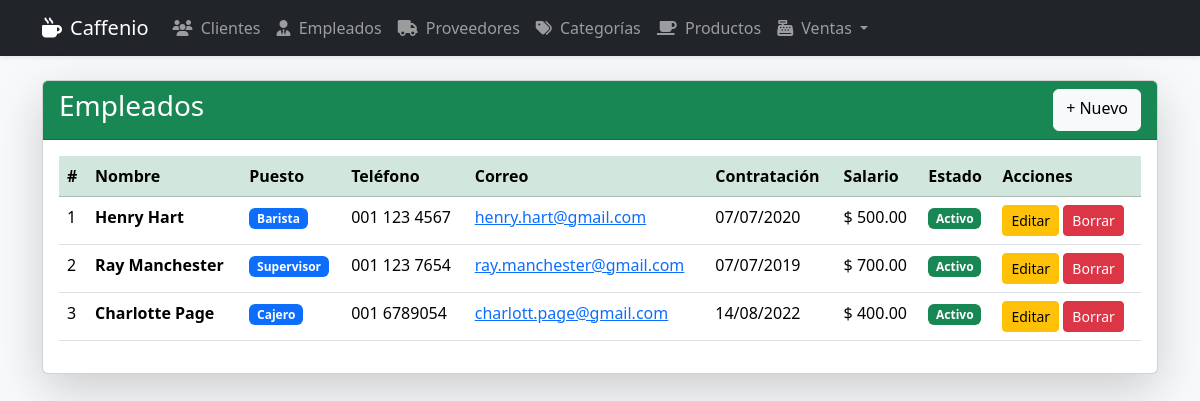
/empleados/, run on the app's committed database.
### app_Caffenio/models.py (models this page shows, shortened)
class Empleado(models.Model):
    nombre = models.CharField(max_length=100)
    puesto = models.CharField(max_length=20, choices=[('cajero', 'Cajero'), ('barista', 'Barista'), ('gerente', 'Gerente'), ('supervisor', 'Supervisor'), ('limpieza', 'Limpieza'), ('seguridad', 'Seguridad')])
    telefono = models.CharField(max_length=15)
    correo = models.EmailField(unique=True)
    fecha_contratacion = models.DateField()
    salario = models.DecimalField(max_digits=8, decimal_places=2)
    activo = models.BooleanField(default=True)

### app_Caffenio/views.py (the view)
# urls.py: path('empleados/', views.ver_empleados, name='ver_empleados'),
def ver_empleados(request):
    empleados = Empleado.objects.all()
    return render(request, 'empleado/ver_empleados.html', {'empleados': empleados})

### app_Caffenio/templates/empleado/ver_empleados.html (shortened to what this page needs)
{% extends 'base.html' %}
{% block content %}
<div class="card shadow-lg mt-4">
    <div class="card-header bg-success text-white d-flex justify-content-between">
        <h3>Empleados</h3>
        <a href="{% url 'agregar_empleado' %}" class="btn btn-light">+ Nuevo</a>
    </div>
    <div class="card-body">
        <table class="table table-hover">
            <thead class="table-success">
                <tr>
                    <th>#</th>
                    <th>Nombre</th>
                    <th>Puesto</th>
                    <th>Teléfono</th>
                    <th>Correo</th>
                    <th>Contratación</th>
                    <th>Salario</th>
                    <th>Estado</th>
                    <th>Acciones</th>
                </tr>
            </thead>
            <tbody>
                {% for e in empleados %}
                <tr>
                    <td>{{ forloop.counter }}</td>
                    <td><strong>{{ e.nombre }}</strong></td>
                    <td><span class="badge bg-primary">{{ e.get_puesto_display }}</span></td>
                    <td>{{ e.telefono }}</td>
                    <td><a href="mailto:{{ e.correo }}">{{ e.correo }}</a></td>
                    <td>{{ e.fecha_contratacion|date:"d/m/Y" }}</td>
                    <td>$ {{ e.salario }}</td>
                    <td>{% if e.activo %}<span class="badge bg-success">Activo</span>{% else %}<span class="badge bg-danger">Inactivo</span>{% endif %}</td>
                    <td>
                        <a href="{% url 'actualizar_empleado' e.id %}" class="btn btn-warning btn-sm">Editar</a>
                        <a href="{% url 'borrar_empleado' e.id %}" class="btn btn-danger btn-sm">Borrar</a>
                    </td>
                </tr>
                {% empty %}
                <tr><td colspan="9" class="text-center">No hay empleados</td></tr>
                {% endfor %}
            </tbody>
        </table>
    </div>
</div>
{% endblock %}

### data on the page
Empleado: nombre "Henry Hart", puesto "Barista", telefono "001 123 4567", correo "henry.hart@gmail.com", fecha_contratacion "07/07/2020", salario "500.00", activo "Activo"
Empleado: nombre "Ray Manchester", puesto "Supervisor", telefono "001 123 7654", correo "ray.manchester@gmail.com", fecha_contratacion "07/07/2019", salario "700.00", activo "Activo"
Empleado: nombre "Charlotte Page", puesto "Cajero", telefono "001 6789054", correo "charlott.page@gmail.com", fecha_contratacion "14/08/2022", salario "400.00", activo "Activo"
